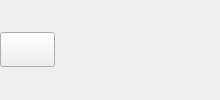
         <widget class="QWidget" name="tooliconsZone" native="true">
          <property name="enabled">
           <bool>true</bool>
          </property>
          <property name="sizePolicy">
           <sizepolicy hsizetype="MinimumExpanding" vsizetype="Fixed">
            <horstretch>0</horstretch>
            <verstretch>0</verstretch>
           </sizepolicy>
          </property>
          <property name="styleSheet">
           <string notr="true"/>
          </property>
          <layout class="QHBoxLayout" name="horizontalLayout_2">
           <property name="spacing">
            <number>0</number>
           </property>
           <property name="leftMargin">
            <number>0</number>
           </property>
           <property name="topMargin">
            <number>0</number>
           </property>
           <property name="rightMargin">
            <number>0</number>
           </property>
           <property name="bottomMargin">
            <number>0</number>
           </property>
           <item>
            <widget class="QPushButton" name="addButton">
             <property name="minimumSize">
              <size>
               <width>55</width>
               <height>35</height>
              </size>
             </property>
             <property name="maximumSize">
              <size>
               <width>55</width>
               <height>35</height>
              </size>
             </property>
             <property name="focusPolicy">
              <enum>Qt::NoFocus</enum>
             </property>
             <property name="toolTip">
              <string>Add friends</string>
             </property>
             <property name="accessibleName">
              <string>Add friends</string>
             </property>
             <property name="accessibleDescription">
              <string>Open Add friends page</string>
             </property>
             <property name="autoFillBackground">
              <bool>false</bool>
             </property>
             <property name="styleSheet">
              <string notr="true"/>
             </property>
             <property name="text">
              <string/>
             </property>
             <property name="icon">
              <iconset resource="../../res.qrc">
               <normaloff>:/img/add.svg</normaloff>:/img/add.svg</iconset>
             </property>
             <property name="iconSize">
              <size>
               <width>15</width>
               <height>15</height>
              </size>
             </property>
             <property name="checkable">
              <bool>false</bool>
             </property>
             <property name="autoDefault">
              <bool>false</bool>
             </property>
             <property name="flat">
              <bool>false</bool>
             </property>
            </widget>
           </item>
           <item>
            <widget class="QPushButton" name="groupButton">
             <property name="minimumSize">
              <size>
               <width>55</width>
               <height>35</height>
              </size>
             </property>
             <property name="focusPolicy">
              <enum>Qt::NoFocus</enum>
             </property>
             <property name="toolTip">
              <string>Create a group chat</string>
             </property>
             <property name="accessibleName">
              <string>Groupchat</string>
             </property>
             <property name="accessibleDescription">
              <string>Open groupchat management page</string>
             </property>
             <property name="autoFillBackground">
              <bool>false</bool>
             </property>
             <property name="text">
              <string/>
             </property>
             <property name="icon">
              <iconset resource="../../res.qrc">
               <normaloff>:/img/group.svg</normaloff>:/img/group.svg</iconset>
             </property>
             <property name="iconSize">
              <size>
               <width>15</width>
               <height>15</height>
              </size>
             </property>
             <property name="flat">
              <bool>true</bool>
             </property>
            </widget>
           </item>
           <item>
            <widget class="QPushButton" name="transferButton">
             <property name="minimumSize">
              <size>
               <width>55</width>
               <height>35</height>
              </size>
             </property>
             <property name="maximumSize">
              <size>
               <width>55</width>
               <height>35</height>
              </size>
             </property>
             <property name="focusPolicy">
              <enum>Qt::NoFocus</enum>
             </property>
             <property name="toolTip">
              <string>View completed file transfers</string>
             </property>
             <property name="accessibleName">
              <string>File transfers history</string>
             </property>
             <property name="accessibleDescription">
              <string>Open File transfers history</string>
             </property>
             <property name="text">
              <string/>
             </property>
             <property name="icon">
              <iconset resource="../../res.qrc">
               <normaloff>:/img/transfer.svg</normaloff>:/img/transfer.svg</iconset>
             </property>
             <property name="iconSize">
              <size>
               <width>15</width>
               <height>15</height>
              </size>
             </property>
             <property name="flat">
              <bool>true</bool>
             </property>
            </widget>
           </item>
           <item>
            <widget class="QPushButton" name="settingsButton">
             <property name="minimumSize">
              <size>
               <width>55</width>
               <height>35</height>
              </size>
             </property>
             <property name="maximumSize">
              <size>
               <width>55</width>
               <height>35</height>
              </size>
             </property>
             <property name="focusPolicy">
              <enum>Qt::NoFocus</enum>
             </property>
             <property name="toolTip">
              <string>Change your settings</string>
             </property>
             <property name="accessibleName">
              <string>Settings</string>
             </property>
             <property name="accessibleDescription">
              <string>Open Settings</string>
             </property>
             <property name="text">
              <string/>
             </property>
             <property name="icon">
              <iconset resource="../../res.qrc">
               <normaloff>:/img/settings.svg</normaloff>:/img/settings.svg</iconset>
             </property>
             <property name="iconSize">
              <size>
               <width>15</width>
               <height>15</height>
              </size>
             </property>
             <property name="flat">
              <bool>true</bool>
             </property>
            </widget>
           </item>
          </layout>
         </widget>
